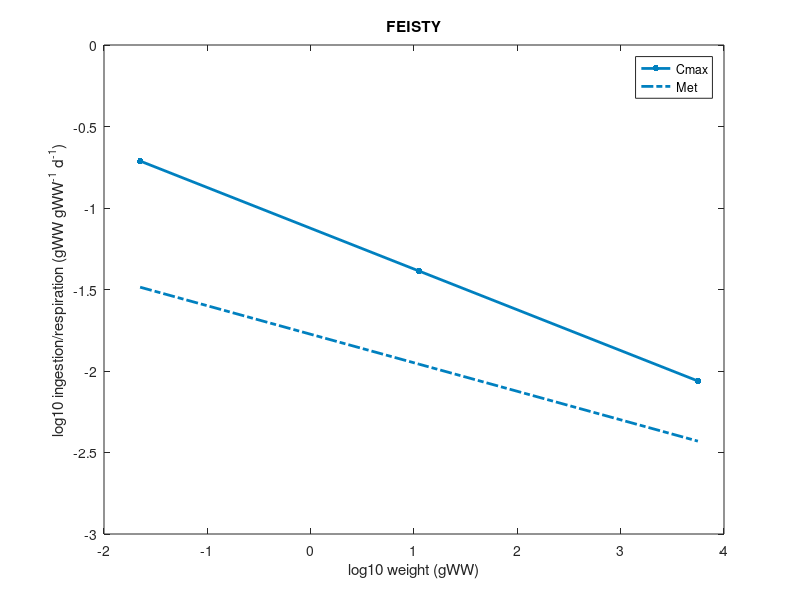
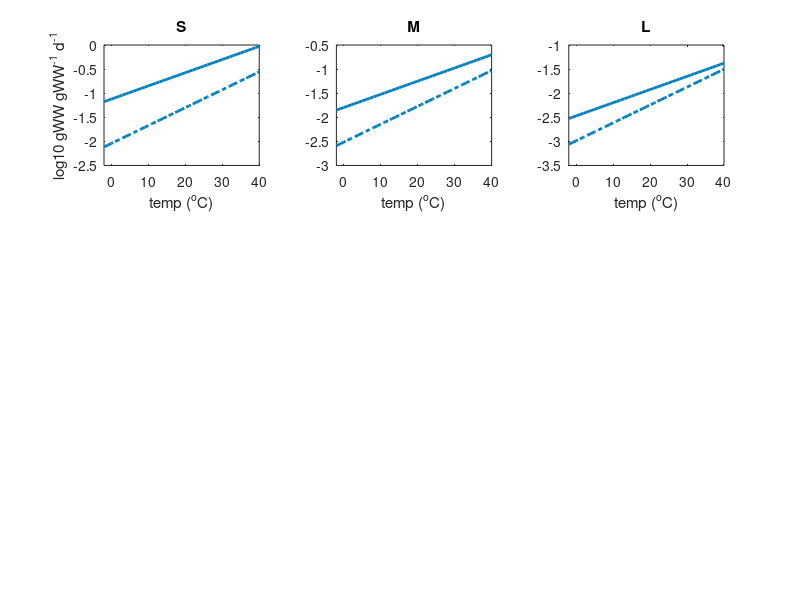
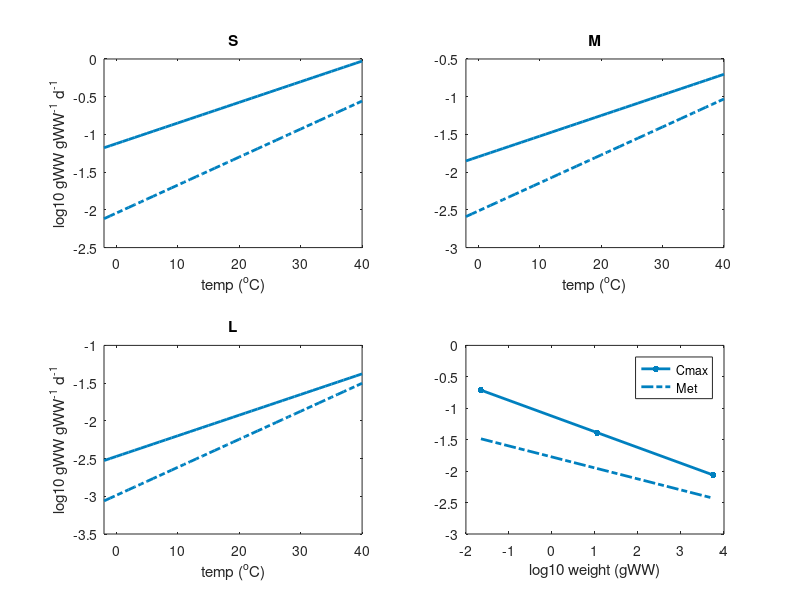

The MATLAB script that drew these images, in order:
% Compare diff Cmax, metab, A, ingest eqs

clear all
close all

prey=0:0.005:0.3;
temp=15;

%!Individual Mass (g)
M_s = 10^((log10(0.001)+log10(0.5))/2);
M_m = 10^((log10(0.5)+log10(250))/2);
M_l = 10^((log10(250)+log10(125000))/2);

%! Body lengths (mm)
% Convert from mm to cm and use their const coeff = 0.01g/cm3
L_s = 10.0 * (M_s/0.01)^(1/3); % small
L_m = 10.0 * (M_m/0.01)^(1/3); % medium
L_l = 10.0 * (M_l/0.01)^(1/3); % large

m=[M_s; M_m; M_l];

%Hartvig et al. constants
q=1-0.8;
h=85;
w=0.0025298;
gamma=0.8e4;
n=1-0.75;
p=1-0.75;
k=10;
u=0.84;

%mizer constants
h2=40;
gamma2=2.9e3;
k2=4.8;
u2=3;

%J&C 15 constants
Q=1-0.9;
H=25;
W=0.0025298;
G=1.37e4;
N=1-0.67;
K=2.5;
U=0.5;
temp2 = temp+273;
Tref = 283;
E=0.6;
k=8.62e-5;


%% Max ingestion %Me
cmax = (exp(0.063*(temp-10.0)) .* 20 .* m.^(-0.25)) ./365.0;

%% Respiration %Me
met = (exp(0.0855*(temp-10.0)) .* 4 .* m.^(-0.175)) ./365.0;

%%
figure(1)
plot(log10(m),log10(cmax),'.-','color',[0 0.5 0.75],'MarkerSize',15,'LineWidth',2); hold on;
plot(log10(m),log10(met),'-.','color',[0 0.5 0.75],'MarkerSize',15,'LineWidth',2); hold on;
legend('Cmax','Met')
xlabel('log10 weight (gWW)')
ylabel('log10 ingestion/respiration (gWW gWW^-^1 d^-^1)')
title('FEISTY')
ylim([-3 0])
print('-dpng','Cmax_vs_met_mass_feisty.png')

%% TEMP-DEP
mass=[M_s; M_m; M_l];
temp = -2:40;
temp2 = temp+273;

for s=1:3
    m = mass(s);
    
    %% Max ingestion
    %Me
    Ccmax = (exp(0.063*(temp-10.0)) .* 20 .* m.^(-0.25)) ./365.0;
    
    %% Respiration
    %Me
    Cmet = (exp(0.0855*(temp-10.0)) .* 4 .* m.^(-0.175)) ./365.0;
    
    %%
    f9=figure(9);
    subplot(3,3,s)
    plot(temp,log10(Ccmax),'-','color',[0 0.5 0.75],'MarkerSize',15,'LineWidth',2); hold on;
    plot(temp,log10(Cmet),'-.','color',[0 0.5 0.75],'MarkerSize',15,'LineWidth',2); hold on;
    xlabel('temp (^oC)')
    xlim([-2 40])
    if (s==1)
        ylabel('log10 gWW gWW^-^1 d^-^1')
        title('S')
    elseif (s==2)
        title('M')
    else
        title('L')
    end
    
    f2=figure(2);
    subplot(2,2,s)
    plot(temp,log10(Ccmax),'-','color',[0 0.5 0.75],'MarkerSize',15,'LineWidth',2); hold on;
    plot(temp,log10(Cmet),'-.','color',[0 0.5 0.75],'MarkerSize',15,'LineWidth',2); hold on;
    xlabel('temp (^oC)')
    xlim([-2 40])
    if (s==1)
        ylabel('log10 gWW gWW^-^1 d^-^1')
        title('S')
    elseif (s==2)
        title('M')
    else
        ylabel('log10 gWW gWW^-^1 d^-^1')
        title('L')
    end
    
end
print(f9,'-dpng','Cmax_met_temp_FEISTY.png')

%%
figure(2)
subplot(2,2,4)
plot(log10(mass),log10(cmax),'.-','color',[0 0.5 0.75],'MarkerSize',15,'LineWidth',2); hold on;
plot(log10(mass),log10(met),'-.','color',[0 0.5 0.75],'MarkerSize',15,'LineWidth',2); hold on;
legend('Cmax','Met')
xlabel('log10 weight (gWW)')
% ylabel('log10 ingestion/respiration (gWW gWW^-^1 d^-^1)')
% title('FEISTY')
ylim([-3 0])
print(f2,'-dpng','Cmax_met_mass_temp_FEISTY.png')
